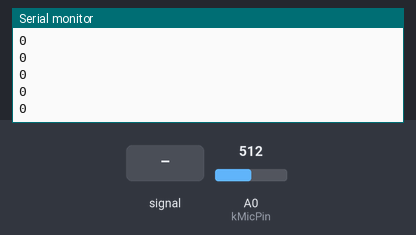
The sketch below on a simulated Arduino Uno, built with avr-gcc and run on an emulated ATmega328P. Parts: the last lines printed to the serial monitor. The test bench sets the inputs (shaded band); at power-on: A0 (kMicPin) = 512.

Above: at 1.2 s.
1.3 s: A0 (kMicPin) fed a 200 Hz sine of ±255 counts around its level
At 1.31 s:
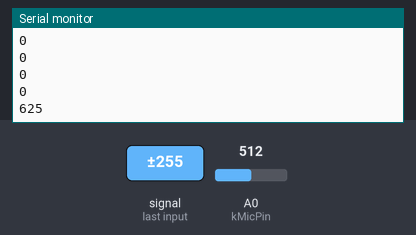
3.0 s: A0 (kMicPin) fed a 2 Hz sine of ±306 counts around its level
At 3.11 s:
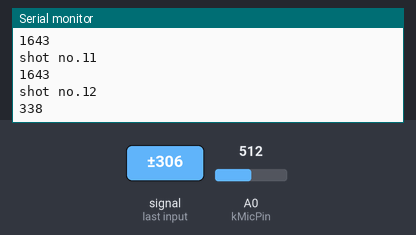
4.5 s: A0 (kMicPin) set to 716
At 4.51 s:
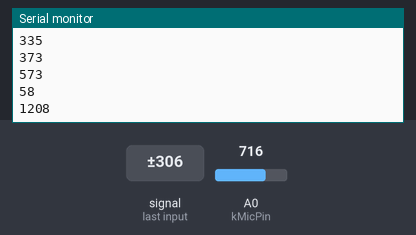
6.0 s: A0 (kMicPin) set to 900
At 6.01 s:
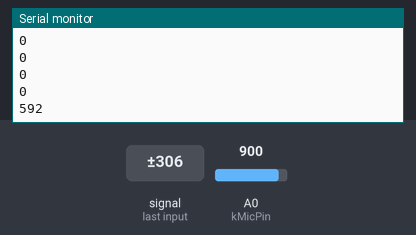
Timing chart, 0 to 8.5 s (numbered marks = the images above; inputs shaded):
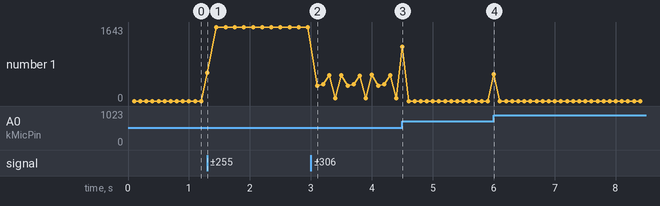

The sketch:

micAmpTest5.ino
```cpp
const int mvMax = 100;
const int sampleWindow = 50;
unsigned int sample;
const int kMicPin = A0;

const int g_threshold = 1500;
int g_current_shot = 0;

void setup() {
    Serial.begin(9600);
}

void loop() {
    ShotListener();

    Serial.println(SampleSound());
}

int SampleSound() {
    unsigned long startMillis= millis();
    unsigned int peakToPeak = 0;
    unsigned int signalMax = 0;
    unsigned int signalMin = 1024;
    while (millis() - startMillis < sampleWindow) {
        sample = analogRead(kMicPin);
        if (sample < 1024) {
            if (sample > signalMax) {
                signalMax = sample;
            }
            else if (sample < signalMin) {
                signalMin = sample;
            }
        }
    }
    peakToPeak = signalMax - signalMin;
    int millivolts = int(1000 * (3.3 * peakToPeak) / 1024);
    return (millivolts);
}


void ShotListener() {
  if (SampleSound() >= g_threshold) {
    RecordShot();
  }
}

void RecordShot() {
  //shotCounterTime[g_current_shot] = "shot";
  g_current_shot++;
  Serial.println("shot no."+String(g_current_shot));
  delay(sampleWindow);
}
```

Measured:
- after the input at 1.3 s, the serial monitor: prints a new line at once (image 1)
- after the input at 3.0 s, the serial monitor: prints a new line after 0.10 s (image 2)
- after the input at 4.5 s, the serial monitor: prints a new line at once (image 3)
- after the input at 6.0 s, the serial monitor: prints a new line at once (image 4)
- plotted number 1: 0 → 1643 after the input at 1.3 s, 1643 → 58 after the input at 3.0 s, 58 → 0 after the input at 4.5 s
